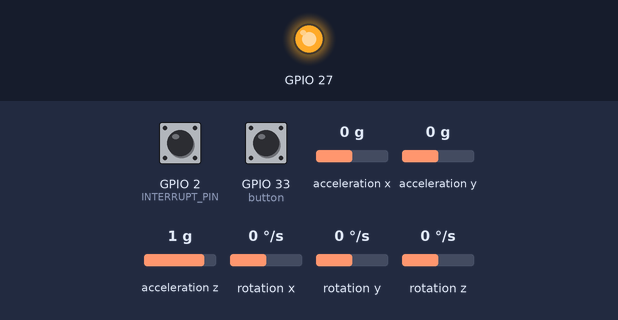
Recording of a sketch running on a simulated ESP32. Parts: output pins drawn as LEDs (lit = HIGH). The inputs (shaded band) are chosen by the test bench; at power-on: GPIO 33 (button) HIGH, GPIO 2 (INTERRUPT_PIN) LOW, acceleration x 0 g, acceleration y 0 g, acceleration z 1 g, rotation x 0 °/s, rotation y 0 °/s, rotation z 0 °/s. The sensor or clock chip raises its interrupt line as the real part does; what the sketch prints to the serial monitor is not drawn.

Above: at 2.2 s.
2.3 s: GPIO 33 (button) pulled LOW for 0.15 s
At 3.7 s:
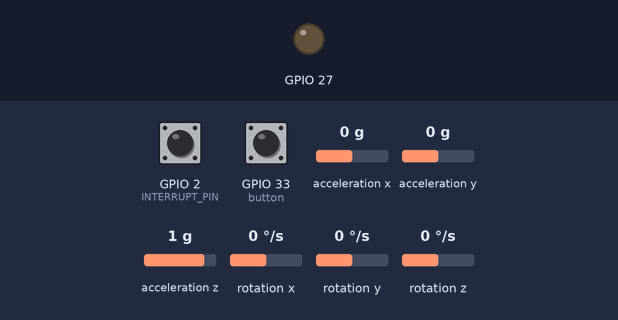
4.0 s: GPIO 33 (button) pulled LOW for 1 s
At 6.1 s:
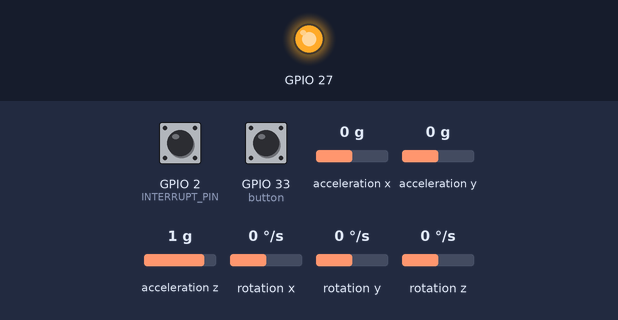
6.5 s: GPIO 33 (button) pulled LOW for 3.2 s
At 11.0 s:
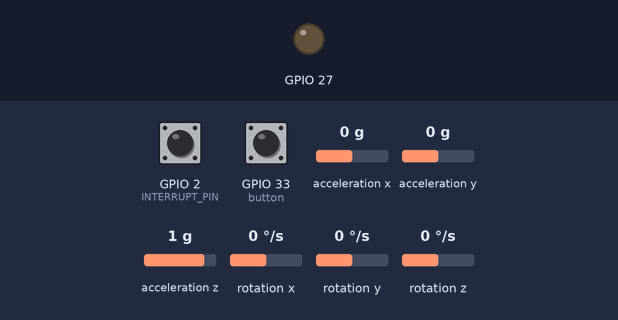
Timing chart, 0 to 12.5 s (numbered marks = the images above; inputs shaded):
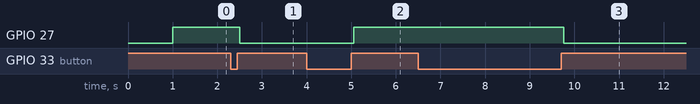

Measured:
- after the input at 2.3 s, GPIO 27: HIGH → LOW after 0.21 s
- after the input at 4.0 s, GPIO 27: LOW → HIGH after 1.1 s
- after the input at 6.5 s, GPIO 27: HIGH → LOW after 3.3 s

The sketch:

Gesture_controlled_car_transmitter.ino
```cpp
// ************************************************** HEADER FILES ************************************************************
// mpu header files
#include "I2Cdev.h"
#include "MPU6050_6Axis_MotionApps20.h"

#if I2CDEV_IMPLEMENTATION == I2CDEV_ARDUINO_WIRE
#include "Wire.h"
#endif

// ESP-NOW header files
#include <esp_now.h>
#include <WiFi.h>

// toggle button header files
#include <ezButton.h>

// ********************************************* DEFINITIONS AND VARIABLES ******************************************************

// ========================== ESP-NOW =============================
uint8_t broadcastAddress[] = { 0x94, 0xB5, 0x55, 0xF4, 0x31, 0x38 };

typedef struct struct_message {
  uint8_t dir;
  uint8_t speed;
} struct_message;

struct_message myData;

esp_now_peer_info_t peerInfo;

// ============================= MPU ===============================
MPU6050 mpu;

// control variables
bool dmpReady = false;   // set true if DMP init was successful
uint8_t mpuIntStatus;    // holds actual interrupt status byte from MPU
uint8_t devStatus;       // return status after each device operation (0 = success, !0 = error)
uint16_t packetSize;     // expected DMP packet size (default is 42 bytes)
uint16_t fifoCount;      // count of all bytes currently in FIFO
uint8_t fifoBuffer[64];  // FIFO storage buffer

// orientation/motion vars
Quaternion q;         // [w, x, y, z]         quaternion container
VectorFloat gravity;  // [x, y, z]            gravity vector
float ypr[3];         // [yaw, pitch, roll]   yaw/pitch/roll container and gravity vector

// interruption detection routine
#define INTERRUPT_PIN 2              // use pin 2 on Arduino Uno & most boards
volatile bool mpuInterrupt = false;  // indicates whether MPU interrupt pin has gone high
void dmpDataReady() {
  mpuInterrupt = true;
}

// ========================== KILL SWITCH ===============================

#define CONNECTION_LED 27
bool connection;

ezButton button(33);

// ******************************************* SETUP *******************************************************

void setup() {

  Serial.begin(115200);
  while (!Serial); // wait for Leonardo edireration, others continue immediately

  // =========================== ESP-NOW ==============================
  WiFi.mode(WIFI_STA);

  if (esp_now_init() != ESP_OK) {
    Serial.println("Error initializing ESP-NOW");
    return;
  }

  // Register peer
  memcpy(peerInfo.peer_addr, broadcastAddress, 6);
  peerInfo.channel = 0;
  peerInfo.encrypt = false;

  // Add peer
  if (esp_now_add_peer(&peerInfo) != ESP_OK) {
    Serial.println("Failed to add peer");
    return;
  }

  // ========================== MPU ===============================

  // join I2C bus (I2Cdev library doesn't do this automatically)
  #if I2CDEV_IMPLEMENTATION == I2CDEV_ARDUINO_WIRE
    Wire.begin();
    Wire.setClock(400000);  // 400kHz I2C clock. Comment this line if having compilation difficulties
  #elif I2CDEV_IMPLEMENTATION == I2CDEV_BUILTIN_FASTWIRE
    Fastwire::setup(400, true);
  #endif

  // initialize device
  Serial.println(F("Initializing I2C devices..."));
  mpu.initialize();
  pinMode(INTERRUPT_PIN, INPUT);

  // verify connection
  Serial.println(F("Testing device connections..."));
  Serial.println(mpu.testConnection() ? F("MPU6050 connection successful") : F("MPU6050 connection failed"));

  delay(500);

  // load and configure the DMP
  Serial.println(F("Initializing DMP..."));
  devStatus = mpu.dmpInitialize();

  // accel and gyro offsets
  mpu.setXAccelOffset(-3548);
  mpu.setYAccelOffset(-1381);
  mpu.setZAccelOffset(723);
  mpu.setXGyroOffset(27);
  mpu.setYGyroOffset(30);
  mpu.setZGyroOffset(-11);

  // make sure it worked (returns 0 if so)
  if (devStatus == 0) {
    // Calibration Time: generate offsets and calibrate our MPU6050
    mpu.CalibrateAccel(6);
    mpu.CalibrateGyro(6);
    mpu.PrintActiveOffsets();
    // turn on the DMP, now that it's ready
    Serial.println(F("Enabling DMP..."));
    mpu.setDMPEnabled(true);

    // enable Arduino interrupt detection
    Serial.print(F("Enabling interrupt detection (Arduino external interrupt "));
    Serial.print(digitalPinToInterrupt(INTERRUPT_PIN));
    Serial.println(F(")..."));
    attachInterrupt(digitalPinToInterrupt(INTERRUPT_PIN), dmpDataReady, RISING);
    mpuIntStatus = mpu.getIntStatus();

    // set our DMP Ready flag so the main loop() function knows it's okay to use it
    Serial.println(F("DMP ready! Waiting for first interrupt..."));
    dmpReady = true;

    // get expected DMP packet size for later comparison
    packetSize = mpu.dmpGetFIFOPacketSize();
  } else {
    // ERROR!
    // 1 = initial memory load failed
    // 2 = DMP configuration updates failed
    // (if it's going to break, usually the code will be 1)
    Serial.print(F("DMP Initialization failed (code "));
    Serial.print(devStatus);
    Serial.println(F(")"));
  }

  // =========================== KILL SWITCH ==============================
  connection = true;
  button.setDebounceTime(50);  // set debounce time to 50 milliseconds
  pinMode(27, OUTPUT);
  digitalWrite(27, HIGH);
}

// ******************************************** LOOP ***************************************************

void loop() {
  // if programming failed, don't try to do anything
  if (!dmpReady) return;

  // read a packet from FIFO
  if (mpu.dmpGetCurrentFIFOPacket(fifoBuffer)) {  // Get the Latest packet
    mpu.dmpGetQuaternion(&q, fifoBuffer);
    mpu.dmpGetGravity(&gravity, &q);
    mpu.dmpGetYawPitchRoll(ypr, &q, &gravity);

    // Serial.print("pitch: ");
    // Serial.print(ypr[1] * 180/M_PI);
    // Serial.print("\troll: ");
    // Serial.println(ypr[2] * 180/M_PI);

    // right
    if (ypr[1] > 0.4) {
      myData.dir = 4;
      if (ypr[1] > 0.65) myData.speed = 6;
      else myData.speed = ceil((ypr[1] - 0.4) * 20);
    }

    // left
    else if (ypr[1] < -0.4) {
      myData.dir = 3;
      if (ypr[1] < -0.65) myData.speed = 6;
      else myData.speed = ceil((-ypr[1] - 0.4) * 20);
    }

    // forward
    else if (ypr[2] > 0.4) {
      myData.dir = 1;
      if (ypr[2] > 0.65) myData.speed = 6;
      else myData.speed = ceil((ypr[2] - 0.4) * 20);
    }

    // reverse
    else if (ypr[2] < -0.4) {
      myData.dir = 2;
      if (ypr[2] < -0.65) myData.speed = 6;
      else myData.speed = ceil((-ypr[2] - 0.4) * 20);
    }

    // stop
    else {
      myData.dir = 0;
    }

    button.loop();  // MUST call the loop() function first

    if (button.isReleased()) {
      connection = !connection;
      if (connection == true) digitalWrite(27, HIGH);
      else digitalWrite(27, LOW);
    }

    if (connection == false) {
      myData.dir = 0;
    }

    Serial.print(myData.dir);
    Serial.print("\t");
    Serial.println(myData.speed);

    esp_err_t result = esp_now_send(broadcastAddress, (uint8_t *)&myData, sizeof(myData));
  }
}
```
